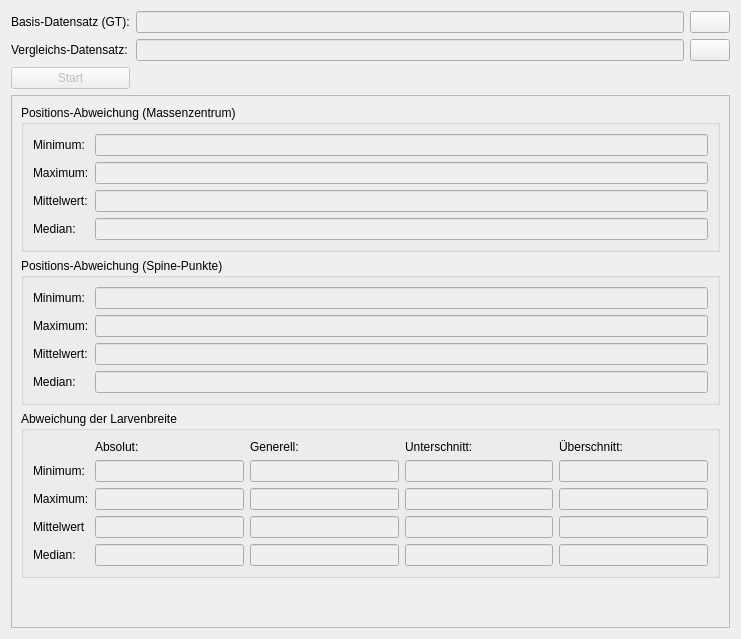
<?xml version="1.0" encoding="UTF-8"?>
<ui version="4.0">
 <class>FormResultComparer</class>
 <widget class="QWidget" name="FormResultComparer">
  <property name="geometry">
   <rect>
    <x>0</x>
    <y>0</y>
    <width>741</width>
    <height>639</height>
   </rect>
  </property>
  <property name="windowTitle">
   <string>Form</string>
  </property>
  <layout class="QVBoxLayout" name="verticalLayout">
   <item>
    <layout class="QGridLayout" name="gridLayout">
     <item row="0" column="1">
      <widget class="QLineEdit" name="lineEditGroundTruth">
       <property name="enabled">
        <bool>false</bool>
       </property>
      </widget>
     </item>
     <item row="0" column="0">
      <widget class="QLabel" name="label_5">
       <property name="text">
        <string>Basis-Datensatz (GT):</string>
       </property>
      </widget>
     </item>
     <item row="2" column="0">
      <widget class="QLabel" name="label_6">
       <property name="text">
        <string>Vergleichs-Datensatz:</string>
       </property>
      </widget>
     </item>
     <item row="2" column="1">
      <widget class="QLineEdit" name="lineEditCompare">
       <property name="enabled">
        <bool>false</bool>
       </property>
      </widget>
     </item>
     <item row="0" column="2">
      <widget class="QPushButton" name="pushButtonLoadGroundTruth">
       <property name="text">
        <string/>
       </property>
       <property name="icon">
        <iconset resource="qttestvs10.qrc">
         <normaloff>:/QTTestVs10/open.png</normaloff>:/QTTestVs10/open.png</iconset>
       </property>
      </widget>
     </item>
     <item row="2" column="2">
      <widget class="QPushButton" name="pushButtonLoadCompare">
       <property name="text">
        <string/>
       </property>
       <property name="icon">
        <iconset resource="qttestvs10.qrc">
         <normaloff>:/QTTestVs10/open.png</normaloff>:/QTTestVs10/open.png</iconset>
       </property>
      </widget>
     </item>
     <item row="3" column="0">
      <widget class="QPushButton" name="pushButtonStart">
       <property name="enabled">
        <bool>false</bool>
       </property>
       <property name="text">
        <string>Start</string>
       </property>
       <property name="icon">
        <iconset resource="qttestvs10.qrc">
         <normaloff>:/QTTestVs10/tracker.png</normaloff>:/QTTestVs10/tracker.png</iconset>
       </property>
      </widget>
     </item>
    </layout>
   </item>
   <item>
    <widget class="QScrollArea" name="scrollArea">
     <property name="widgetResizable">
      <bool>true</bool>
     </property>
     <widget class="QWidget" name="scrollAreaWidgetContents">
      <property name="geometry">
       <rect>
        <x>0</x>
        <y>0</y>
        <width>721</width>
        <height>527</height>
       </rect>
      </property>
      <layout class="QVBoxLayout" name="verticalLayout_2">
       <item>
        <widget class="QGroupBox" name="groupBoxMassCenters">
         <property name="title">
          <string>Positions-Abweichung (Massenzentrum)</string>
         </property>
         <layout class="QFormLayout" name="formLayout_2">
          <item row="0" column="0">
           <widget class="QLabel" name="label">
            <property name="text">
             <string>Minimum:</string>
            </property>
           </widget>
          </item>
          <item row="2" column="0">
           <widget class="QLabel" name="label_3">
            <property name="text">
             <string>Mittelwert:</string>
            </property>
           </widget>
          </item>
          <item row="1" column="0">
           <widget class="QLabel" name="label_2">
            <property name="text">
             <string>Maximum:</string>
            </property>
           </widget>
          </item>
          <item row="3" column="0">
           <widget class="QLabel" name="label_4">
            <property name="text">
             <string>Median:</string>
            </property>
           </widget>
          </item>
          <item row="0" column="1">
           <widget class="QLineEdit" name="lineEditMassMin">
            <property name="enabled">
             <bool>false</bool>
            </property>
           </widget>
          </item>
          <item row="1" column="1">
           <widget class="QLineEdit" name="lineEditMassMax">
            <property name="enabled">
             <bool>false</bool>
            </property>
           </widget>
          </item>
          <item row="2" column="1">
           <widget class="QLineEdit" name="lineEditMassMid">
            <property name="enabled">
             <bool>false</bool>
            </property>
           </widget>
          </item>
          <item row="3" column="1">
           <widget class="QLineEdit" name="lineEditMassMed">
            <property name="enabled">
             <bool>false</bool>
            </property>
           </widget>
          </item>
         </layout>
        </widget>
       </item>
       <item>
        <widget class="QGroupBox" name="groupBoxSpinepoints">
         <property name="sizePolicy">
          <sizepolicy hsizetype="Preferred" vsizetype="Fixed">
           <horstretch>0</horstretch>
           <verstretch>0</verstretch>
          </sizepolicy>
         </property>
         <property name="title">
          <string>Positions-Abweichung (Spine-Punkte)</string>
         </property>
         <layout class="QFormLayout" name="formLayout">
          <item row="0" column="0">
           <widget class="QLabel" name="label_7">
            <property name="text">
             <string>Minimum:</string>
            </property>
           </widget>
          </item>
          <item row="1" column="0">
           <widget class="QLabel" name="label_8">
            <property name="text">
             <string>Maximum:</string>
            </property>
           </widget>
          </item>
          <item row="2" column="0">
           <widget class="QLabel" name="label_9">
            <property name="text">
             <string>Mittelwert:</string>
            </property>
           </widget>
          </item>
          <item row="3" column="0">
           <widget class="QLabel" name="label_10">
            <property name="text">
             <string>Median:</string>
            </property>
           </widget>
          </item>
          <item row="0" column="1">
           <widget class="QLineEdit" name="lineEditSpineMin">
            <property name="enabled">
             <bool>false</bool>
            </property>
           </widget>
          </item>
          <item row="1" column="1">
           <widget class="QLineEdit" name="lineEditSpineMax">
            <property name="enabled">
             <bool>false</bool>
            </property>
           </widget>
          </item>
          <item row="2" column="1">
           <widget class="QLineEdit" name="lineEditSpineMid">
            <property name="enabled">
             <bool>false</bool>
            </property>
           </widget>
          </item>
          <item row="3" column="1">
           <widget class="QLineEdit" name="lineEditSpineMed">
            <property name="enabled">
             <bool>false</bool>
            </property>
           </widget>
          </item>
         </layout>
        </widget>
       </item>
       <item>
        <widget class="QGroupBox" name="groupBoxWidths">
         <property name="title">
          <string>Abweichung der Larvenbreite</string>
         </property>
         <layout class="QGridLayout" name="gridLayout_2">
          <item row="0" column="1">
           <widget class="QLabel" name="label_19">
            <property name="toolTip">
             <string>Absoluter Breitenunterschied zwischen Vergleichs-Larven und Ground-Truth-Larven</string>
            </property>
            <property name="text">
             <string>Absolut:</string>
            </property>
           </widget>
          </item>
          <item row="1" column="0">
           <widget class="QLabel" name="label_15">
            <property name="text">
             <string>Minimum:</string>
            </property>
           </widget>
          </item>
          <item row="1" column="1">
           <widget class="QLineEdit" name="lineEditWidthMinAbs">
            <property name="enabled">
             <bool>false</bool>
            </property>
            <property name="toolTip">
             <string>Absoluter Breitenunterschied zwischen Vergleichs-Larven und Ground-Truth-Larven</string>
            </property>
           </widget>
          </item>
          <item row="2" column="0">
           <widget class="QLabel" name="label_16">
            <property name="text">
             <string>Maximum:</string>
            </property>
           </widget>
          </item>
          <item row="2" column="1">
           <widget class="QLineEdit" name="lineEditWidthMaxAbs">
            <property name="enabled">
             <bool>false</bool>
            </property>
            <property name="toolTip">
             <string>Absoluter Breitenunterschied zwischen Vergleichs-Larven und Ground-Truth-Larven</string>
            </property>
           </widget>
          </item>
          <item row="3" column="0">
           <widget class="QLabel" name="label_17">
            <property name="text">
             <string>Mittelwert</string>
            </property>
           </widget>
          </item>
          <item row="3" column="1">
           <widget class="QLineEdit" name="lineEditWidthMidAbs">
            <property name="enabled">
             <bool>false</bool>
            </property>
            <property name="toolTip">
             <string>Absoluter Breitenunterschied zwischen Vergleichs-Larven und Ground-Truth-Larven</string>
            </property>
           </widget>
          </item>
          <item row="4" column="0">
           <widget class="QLabel" name="label_18">
            <property name="text">
             <string>Median:</string>
            </property>
           </widget>
          </item>
          <item row="4" column="1">
           <widget class="QLineEdit" name="lineEditWidthMedAbs">
            <property name="enabled">
             <bool>false</bool>
            </property>
            <property name="toolTip">
             <string>Absoluter Breitenunterschied zwischen Vergleichs-Larven und Ground-Truth-Larven</string>
            </property>
           </widget>
          </item>
          <item row="0" column="3">
           <widget class="QLabel" name="label_20">
            <property name="toolTip">
             <string>Vergleichs-Larve kleiner als Ground-Truth-Larve</string>
            </property>
            <property name="text">
             <string>Unterschnitt:</string>
            </property>
           </widget>
          </item>
          <item row="0" column="4">
           <widget class="QLabel" name="label_21">
            <property name="toolTip">
             <string>Vergleichs-Larve größer als Ground-Truth-Larve</string>
            </property>
            <property name="text">
             <string>Überschnitt:</string>
            </property>
           </widget>
          </item>
          <item row="0" column="2">
           <widget class="QLabel" name="label_22">
            <property name="toolTip">
             <string>Gegenrechnung zu großer und zu kleiner Modelle.</string>
            </property>
            <property name="text">
             <string>Generell:</string>
            </property>
           </widget>
          </item>
          <item row="1" column="2">
           <widget class="QLineEdit" name="lineEditWidthMinGen">
            <property name="enabled">
             <bool>false</bool>
            </property>
            <property name="toolTip">
             <string>Gegenrechnung zu großer und zu kleiner Modelle.</string>
            </property>
           </widget>
          </item>
          <item row="2" column="2">
           <widget class="QLineEdit" name="lineEditWidthMaxGen">
            <property name="enabled">
             <bool>false</bool>
            </property>
            <property name="toolTip">
             <string>Gegenrechnung zu großer und zu kleiner Modelle.</string>
            </property>
           </widget>
          </item>
          <item row="3" column="2">
           <widget class="QLineEdit" name="lineEditWidthMidGen">
            <property name="enabled">
             <bool>false</bool>
            </property>
            <property name="toolTip">
             <string>Gegenrechnung zu großer und zu kleiner Modelle.</string>
            </property>
           </widget>
          </item>
          <item row="4" column="2">
           <widget class="QLineEdit" name="lineEditWidthMedGen">
            <property name="enabled">
             <bool>false</bool>
            </property>
            <property name="toolTip">
             <string>Gegenrechnung zu großer und zu kleiner Modelle.</string>
            </property>
           </widget>
          </item>
          <item row="1" column="3">
           <widget class="QLineEdit" name="lineEditWidthMinSmaller">
            <property name="enabled">
             <bool>false</bool>
            </property>
            <property name="toolTip">
             <string>Vergleichs-Larve kleiner als Ground-Truth-Larve</string>
            </property>
           </widget>
          </item>
          <item row="3" column="3">
           <widget class="QLineEdit" name="lineEditWidthMidSmaller">
            <property name="enabled">
             <bool>false</bool>
            </property>
            <property name="toolTip">
             <string>Vergleichs-Larve kleiner als Ground-Truth-Larve</string>
            </property>
           </widget>
          </item>
          <item row="2" column="3">
           <widget class="QLineEdit" name="lineEditWidthMaxSmaller">
            <property name="enabled">
             <bool>false</bool>
            </property>
            <property name="toolTip">
             <string>Vergleichs-Larve kleiner als Ground-Truth-Larve</string>
            </property>
           </widget>
          </item>
          <item row="4" column="3">
           <widget class="QLineEdit" name="lineEditWidthMedSmaller">
            <property name="enabled">
             <bool>false</bool>
            </property>
            <property name="toolTip">
             <string>Vergleichs-Larve kleiner als Ground-Truth-Larve</string>
            </property>
           </widget>
          </item>
          <item row="4" column="4">
           <widget class="QLineEdit" name="lineEditWidthMedBigger">
            <property name="enabled">
             <bool>false</bool>
            </property>
            <property name="toolTip">
             <string>Vergleichs-Larve größer als Ground-Truth-Larve</string>
            </property>
           </widget>
          </item>
          <item row="3" column="4">
           <widget class="QLineEdit" name="lineEditWidthMidBigger">
            <property name="enabled">
             <bool>false</bool>
            </property>
            <property name="toolTip">
             <string>Vergleichs-Larve größer als Ground-Truth-Larve</string>
            </property>
           </widget>
          </item>
          <item row="2" column="4">
           <widget class="QLineEdit" name="lineEditWidthMaxBigger">
            <property name="enabled">
             <bool>false</bool>
            </property>
            <property name="toolTip">
             <string>Vergleichs-Larve größer als Ground-Truth-Larve</string>
            </property>
           </widget>
          </item>
          <item row="1" column="4">
           <widget class="QLineEdit" name="lineEditWidthMinBigger">
            <property name="enabled">
             <bool>false</bool>
            </property>
            <property name="toolTip">
             <string>Vergleichs-Larve größer als Ground-Truth-Larve</string>
            </property>
           </widget>
          </item>
         </layout>
        </widget>
       </item>
       <item>
        <widget class="QLabel" name="labelWorkingAnimation">
         <property name="text">
          <string/>
         </property>
         <property name="pixmap">
          <pixmap resource="qttestvs10.qrc">:/QTTestVs10/loader.gif</pixmap>
         </property>
         <property name="alignment">
          <set>Qt::AlignCenter</set>
         </property>
        </widget>
       </item>
       <item>
        <spacer name="verticalSpacer">
         <property name="orientation">
          <enum>Qt::Vertical</enum>
         </property>
         <property name="sizeHint" stdset="0">
          <size>
           <width>20</width>
           <height>40</height>
          </size>
         </property>
        </spacer>
       </item>
      </layout>
     </widget>
    </widget>
   </item>
  </layout>
 </widget>
 <resources>
  <include location="qttestvs10.qrc"/>
 </resources>
 <connections/>
</ui>
